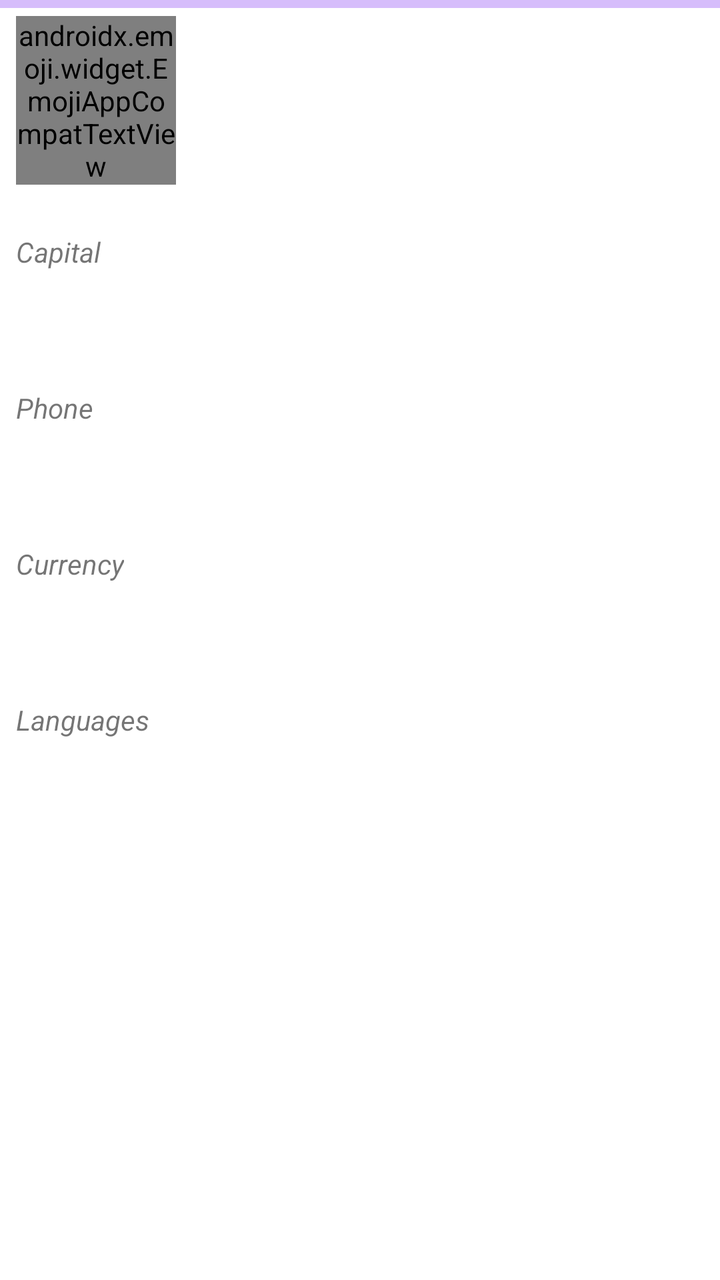
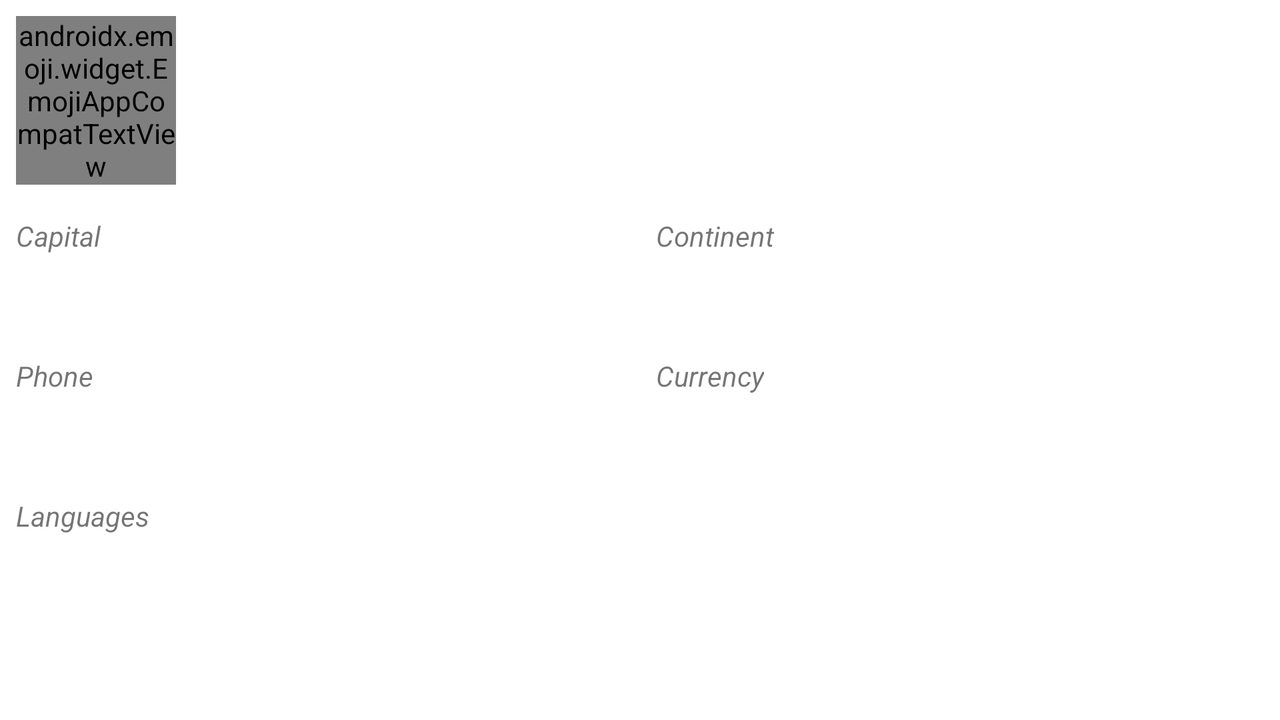

The same Android screen from two of the app's own layout files: first res/layout/ as a phone draws it, then the repository's variant for another configuration, drawn on a device whose configuration selects that folder. Both files follow.
<!-- AndroidManifest.xml: application theme Theme.CountriesApp -->
<!-- res/layout/fragment_country_details.xml -->
<?xml version="1.0" encoding="utf-8"?>
<androidx.constraintlayout.widget.ConstraintLayout xmlns:android="http://schemas.android.com/apk/res/android"
    xmlns:app="http://schemas.android.com/apk/res-auto"
    xmlns:tools="http://schemas.android.com/tools"
    android:layout_width="match_parent"
    android:layout_height="match_parent"
    tools:context=".ui.fragment.details.CountryDetailsFragment">

    <com.google.android.material.progressindicator.LinearProgressIndicator
        android:id="@+id/countryLoadProgress"
        android:layout_width="0dp"
        android:layout_height="wrap_content"
        android:indeterminate="true"
        app:layout_constraintEnd_toEndOf="parent"
        app:layout_constraintStart_toStartOf="parent"
        app:layout_constraintTop_toTopOf="parent" />


    <androidx.emoji.widget.EmojiAppCompatTextView
        android:id="@+id/emoji_flag"
        android:layout_width="@dimen/emoji_flag_detail_width"
        android:layout_height="wrap_content"
        android:layout_marginStart="8dp"
        android:layout_marginTop="8dp"
        android:textColor="@color/black"
        android:textSize="60sp"
        app:layout_constraintStart_toStartOf="parent"
        app:layout_constraintTop_toTopOf="parent" />

    <TextView
        android:id="@+id/lblCountryName"
        android:layout_width="0dp"
        android:layout_height="wrap_content"
        android:layout_marginStart="8dp"
        android:layout_marginTop="8dp"
        android:layout_marginEnd="8dp"
        android:ellipsize="end"
        android:maxLines="2"
        android:textAlignment="center"
        android:textSize="20sp"
        android:textStyle="bold"
        app:layout_constraintEnd_toEndOf="parent"
        app:layout_constraintStart_toEndOf="@+id/emoji_flag"
        app:layout_constraintTop_toTopOf="@+id/emoji_flag" />

    <TextView
        android:id="@+id/textView4"
        android:layout_width="wrap_content"
        android:layout_height="wrap_content"
        android:layout_marginTop="24dp"
        android:text="@string/label_capital"
        android:textStyle="italic"
        app:layout_constraintStart_toStartOf="@+id/emoji_flag"
        app:layout_constraintTop_toBottomOf="@+id/emoji_flag" />

    <TextView
        android:id="@+id/lblCapital"
        android:layout_width="0dp"
        android:layout_height="wrap_content"
        android:layout_marginTop="8dp"
        android:layout_marginEnd="8dp"
        android:textSize="20sp"
        android:textStyle="bold"
        app:layout_constraintEnd_toEndOf="parent"
        app:layout_constraintStart_toStartOf="@+id/textView4"
        app:layout_constraintTop_toBottomOf="@+id/textView4" />

    <TextView
        android:id="@+id/textView6"
        android:layout_width="wrap_content"
        android:layout_height="wrap_content"
        android:layout_marginTop="24dp"
        android:text="@string/label_phone"
        android:textSize="14sp"
        android:textStyle="italic"
        app:layout_constraintStart_toStartOf="@+id/lblCapital"
        app:layout_constraintTop_toBottomOf="@+id/lblCapital" />

    <TextView
        android:id="@+id/lblPhone"
        android:layout_width="0dp"
        android:layout_height="wrap_content"
        android:layout_marginTop="8dp"
        android:layout_marginEnd="8dp"
        android:textSize="20sp"
        app:layout_constraintEnd_toEndOf="parent"
        app:layout_constraintStart_toStartOf="@+id/textView6"
        app:layout_constraintTop_toBottomOf="@+id/textView6" />

    <TextView
        android:id="@+id/textView8"
        android:layout_width="wrap_content"
        android:layout_height="wrap_content"
        android:layout_marginTop="24dp"
        android:text="@string/label_currency"
        android:textStyle="italic"
        app:layout_constraintStart_toStartOf="@+id/textView6"
        app:layout_constraintTop_toBottomOf="@+id/lblPhone" />

    <TextView
        android:id="@+id/lblCurrency"
        android:layout_width="0dp"
        android:layout_height="wrap_content"
        android:layout_marginTop="8dp"
        android:textSize="20sp"
        app:layout_constraintEnd_toEndOf="@+id/lblPhone"
        app:layout_constraintStart_toStartOf="@+id/textView8"
        app:layout_constraintTop_toBottomOf="@+id/textView8" />

    <TextView
        android:id="@+id/lblContinent"
        android:layout_width="0dp"
        android:layout_height="wrap_content"
        android:layout_marginTop="4dp"
        android:textAlignment="center"
        android:textSize="16sp"
        android:textStyle="bold"
        app:layout_constraintBottom_toBottomOf="@+id/emoji_flag"
        app:layout_constraintEnd_toEndOf="@+id/lblCountryName"
        app:layout_constraintStart_toStartOf="@+id/lblCountryName"
        app:layout_constraintTop_toBottomOf="@+id/lblCountryName" />

    <TextView
        android:id="@+id/textView12"
        android:layout_width="wrap_content"
        android:layout_height="wrap_content"
        android:layout_marginTop="24dp"
        android:text="@string/label_languages"
        android:textStyle="italic"
        app:layout_constraintStart_toStartOf="@+id/textView6"
        app:layout_constraintTop_toBottomOf="@+id/lblCurrency" />

    <TextView
        android:id="@+id/lblLanguages"
        android:layout_width="0dp"
        android:layout_height="wrap_content"
        android:layout_marginTop="8dp"
        android:layout_marginEnd="8dp"
        android:ellipsize="end"
        android:lines="2"
        android:maxLines="2"
        android:textSize="20sp"
        app:layout_constraintEnd_toEndOf="parent"
        app:layout_constraintStart_toStartOf="@+id/textView12"
        app:layout_constraintTop_toBottomOf="@+id/textView12" />


</androidx.constraintlayout.widget.ConstraintLayout>
<!-- resources referenced by this layout -->
<resources>
  <dimen name="emoji_flag_detail_width">80sp</dimen>
  <string name="label_capital">Capital</string>
  <string name="label_currency">Currency</string>
  <string name="label_languages">Languages</string>
  <string name="label_phone">Phone</string>
  <style name="Theme.CountriesApp" parent="Theme.MaterialComponents.DayNight.DarkActionBar">
          
          <item name="colorPrimary">@color/purple_500</item>
          <item name="colorPrimaryVariant">@color/purple_700</item>
          <item name="colorOnPrimary">@color/white</item>
          
          <item name="colorSecondary">@color/teal_200</item>
          <item name="colorSecondaryVariant">@color/teal_700</item>
          <item name="colorOnSecondary">@color/black</item>
          
          <item name="android:statusBarColor" tools:targetApi="l">?attr/colorPrimaryVariant</item>
          
      </style>
</resources>
<!-- res/layout-land/fragment_country_details.xml (the repository's variant of the layout above) -->
<!-- drawn on the phone turned sideways -->
<?xml version="1.0" encoding="utf-8"?>
<androidx.constraintlayout.widget.ConstraintLayout xmlns:android="http://schemas.android.com/apk/res/android"
    xmlns:app="http://schemas.android.com/apk/res-auto"
    xmlns:tools="http://schemas.android.com/tools"
    android:layout_width="match_parent"
    android:layout_height="match_parent"
    tools:context=".ui.fragment.details.CountryDetailsFragment">

    <androidx.emoji.widget.EmojiAppCompatTextView
        android:id="@+id/emoji_flag"
        android:layout_width="@dimen/emoji_flag_detail_width"
        android:layout_height="wrap_content"
        android:layout_marginStart="8dp"
        android:layout_marginTop="8dp"
        android:textColor="@color/black"
        android:textSize="@dimen/emoji_flag_detail_text_size"
        app:layout_constraintStart_toStartOf="parent"
        app:layout_constraintTop_toTopOf="parent" />

    <TextView
        android:id="@+id/lblCountryName"
        android:layout_width="0dp"
        android:layout_height="wrap_content"
        android:layout_marginStart="8dp"
        android:layout_marginEnd="8dp"
        android:ellipsize="end"
        android:maxLines="2"
        android:textAlignment="viewStart"
        android:textSize="20sp"
        android:textStyle="bold"
        app:layout_constraintBottom_toBottomOf="@+id/emoji_flag"
        app:layout_constraintEnd_toEndOf="parent"
        app:layout_constraintStart_toEndOf="@+id/emoji_flag"
        app:layout_constraintTop_toTopOf="@+id/emoji_flag" />

    <TextView
        android:id="@+id/textView4"
        android:layout_width="wrap_content"
        android:layout_height="wrap_content"
        android:layout_marginTop="16dp"
        android:text="@string/label_capital"
        android:textStyle="italic"
        app:layout_constraintStart_toStartOf="@+id/emoji_flag"
        app:layout_constraintTop_toBottomOf="@+id/emoji_flag" />

    <TextView
        android:id="@+id/lblCapital"
        android:layout_width="0dp"
        android:layout_height="wrap_content"
        android:layout_marginTop="8dp"
        android:layout_marginEnd="8dp"
        android:textSize="20sp"
        android:textStyle="bold"
        app:layout_constraintEnd_toStartOf="@+id/guideline_center"
        app:layout_constraintHorizontal_bias="0.0"
        app:layout_constraintStart_toStartOf="@+id/textView4"
        app:layout_constraintTop_toBottomOf="@+id/textView4" />

    <TextView
        android:id="@+id/textView6"
        android:layout_width="wrap_content"
        android:layout_height="wrap_content"
        android:layout_marginTop="16dp"
        android:text="@string/label_phone"
        android:textSize="14sp"
        android:textStyle="italic"
        app:layout_constraintStart_toStartOf="@+id/lblCapital"
        app:layout_constraintTop_toBottomOf="@+id/lblCapital" />

    <TextView
        android:id="@+id/lblPhone"
        android:layout_width="0dp"
        android:layout_height="wrap_content"
        android:layout_marginTop="8dp"
        android:layout_marginEnd="8dp"
        android:textSize="20sp"
        app:layout_constraintEnd_toStartOf="@+id/guideline_center"
        app:layout_constraintStart_toStartOf="@+id/textView6"
        app:layout_constraintTop_toBottomOf="@+id/textView6" />

    <TextView
        android:id="@+id/textView8"
        android:layout_width="wrap_content"
        android:layout_height="wrap_content"
        android:layout_marginStart="8dp"
        android:text="@string/label_currency"
        android:textStyle="italic"
        app:layout_constraintStart_toStartOf="@+id/guideline_center"
        app:layout_constraintTop_toTopOf="@+id/textView6" />

    <TextView
        android:id="@+id/lblCurrency"
        android:layout_width="0dp"
        android:layout_height="wrap_content"
        android:layout_marginStart="8dp"
        android:layout_marginEnd="8dp"
        android:textSize="20sp"
        app:layout_constraintEnd_toEndOf="parent"
        app:layout_constraintStart_toStartOf="@+id/guideline_center"
        app:layout_constraintTop_toTopOf="@+id/lblPhone" />

    <TextView
        android:id="@+id/lblContinent"
        android:layout_width="0dp"
        android:layout_height="wrap_content"
        android:textAlignment="viewStart"
        android:textSize="20sp"
        app:layout_constraintEnd_toEndOf="@+id/lblCountryName"
        app:layout_constraintStart_toStartOf="@+id/textView"
        app:layout_constraintTop_toTopOf="@+id/lblCapital" />

    <TextView
        android:id="@+id/textView12"
        android:layout_width="wrap_content"
        android:layout_height="wrap_content"
        android:layout_marginTop="16dp"
        android:text="@string/label_languages"
        android:textStyle="italic"
        app:layout_constraintStart_toStartOf="@+id/textView6"
        app:layout_constraintTop_toBottomOf="@+id/lblPhone" />

    <TextView
        android:id="@+id/lblLanguages"
        android:layout_width="0dp"
        android:layout_height="wrap_content"
        android:layout_marginEnd="8dp"
        android:ellipsize="end"
        android:lines="2"
        android:maxLines="2"
        android:textSize="20sp"
        app:layout_constraintEnd_toEndOf="parent"
        app:layout_constraintStart_toStartOf="@+id/textView12"
        app:layout_constraintTop_toBottomOf="@+id/textView12" />

    <androidx.constraintlayout.widget.Guideline
        android:id="@+id/guideline_center"
        android:layout_width="wrap_content"
        android:layout_height="wrap_content"
        android:orientation="vertical"
        app:layout_constraintGuide_percent="0.5" />

    <TextView
        android:id="@+id/textView"
        android:layout_width="wrap_content"
        android:layout_height="wrap_content"
        android:layout_marginStart="8dp"
        android:text="@string/label_continent"
        android:textStyle="italic"
        app:layout_constraintStart_toStartOf="@+id/guideline_center"
        app:layout_constraintTop_toTopOf="@+id/textView4" />

</androidx.constraintlayout.widget.ConstraintLayout>
<!-- resources referenced by the variant -->
<!-- as the phone turned sideways resolves them -->
<resources>
  <!-- from res/values-land/ -->
  <dimen name="emoji_flag_detail_text_size">40sp</dimen>
  <!-- from res/values-land/ -->
  <dimen name="emoji_flag_detail_width">80sp</dimen>
  <string name="label_capital">Capital</string>
  <string name="label_continent">Continent</string>
  <string name="label_currency">Currency</string>
  <string name="label_languages">Languages</string>
  <string name="label_phone">Phone</string>
  <style name="Theme.CountriesApp" parent="Theme.MaterialComponents.DayNight.DarkActionBar">
          
          <item name="colorPrimary">@color/purple_500</item>
          <item name="colorPrimaryVariant">@color/purple_700</item>
          <item name="colorOnPrimary">@color/white</item>
          
          <item name="colorSecondary">@color/teal_200</item>
          <item name="colorSecondaryVariant">@color/teal_700</item>
          <item name="colorOnSecondary">@color/black</item>
          
          <item name="android:statusBarColor" tools:targetApi="l">?attr/colorPrimaryVariant</item>
          
      </style>
</resources>
